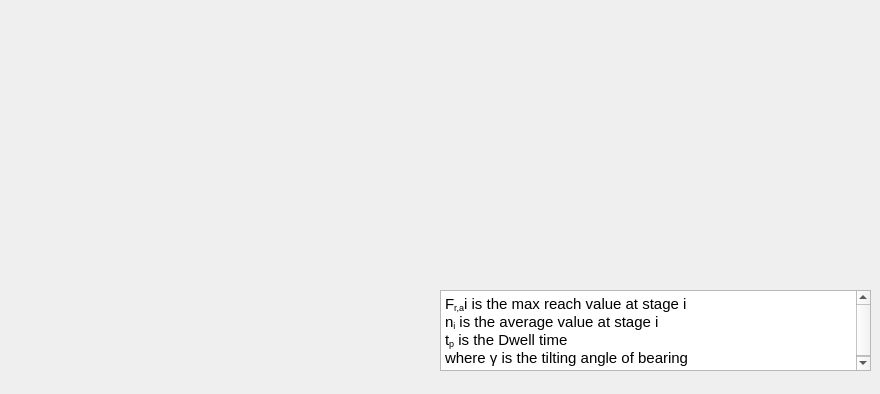
<?xml version="1.0" encoding="UTF-8"?>
<ui version="4.0">
 <class>Dialog</class>
 <widget class="QDialog" name="Dialog">
  <property name="geometry">
   <rect>
    <x>0</x>
    <y>0</y>
    <width>880</width>
    <height>394</height>
   </rect>
  </property>
  <property name="windowTitle">
   <string>Dialog</string>
  </property>
  <widget class="QLabel" name="label">
   <property name="geometry">
    <rect>
     <x>10</x>
     <y>10</y>
     <width>421</width>
     <height>361</height>
    </rect>
   </property>
   <property name="text">
    <string/>
   </property>
   <property name="pixmap">
    <pixmap resource="../resources/pic.qrc">:/pictures/pictures/forces.png</pixmap>
   </property>
   <property name="scaledContents">
    <bool>true</bool>
   </property>
  </widget>
  <widget class="QLabel" name="label_2">
   <property name="geometry">
    <rect>
     <x>430</x>
     <y>10</y>
     <width>451</width>
     <height>281</height>
    </rect>
   </property>
   <property name="text">
    <string/>
   </property>
   <property name="pixmap">
    <pixmap resource="../resources/pic.qrc">:/pictures/pictures/force_diagram.png</pixmap>
   </property>
   <property name="scaledContents">
    <bool>true</bool>
   </property>
  </widget>
  <widget class="QTextBrowser" name="textBrowser">
   <property name="geometry">
    <rect>
     <x>440</x>
     <y>290</y>
     <width>431</width>
     <height>81</height>
    </rect>
   </property>
   <property name="html">
    <string>&lt;!DOCTYPE HTML PUBLIC &quot;-//W3C//DTD HTML 4.0//EN&quot; &quot;http://www.w3.org/TR/REC-html40/strict.dtd&quot;&gt;
&lt;html&gt;&lt;head&gt;&lt;meta name=&quot;qrichtext&quot; content=&quot;1&quot; /&gt;&lt;style type=&quot;text/css&quot;&gt;
p, li { white-space: pre-wrap; }
&lt;/style&gt;&lt;/head&gt;&lt;body style=&quot; font-family:'Ubuntu Sans'; font-size:11pt; font-weight:400; font-style:normal;&quot;&gt;
&lt;p style=&quot; margin-top:0px; margin-bottom:0px; margin-left:0px; margin-right:0px; -qt-block-indent:0; text-indent:0px;&quot;&gt;F&lt;span style=&quot; vertical-align:sub;&quot;&gt;r,a&lt;/span&gt;i is the max reach value at stage i&lt;/p&gt;
&lt;p style=&quot; margin-top:0px; margin-bottom:0px; margin-left:0px; margin-right:0px; -qt-block-indent:0; text-indent:0px;&quot;&gt;n&lt;span style=&quot; vertical-align:sub;&quot;&gt;i&lt;/span&gt; is the average value at stage i&lt;/p&gt;
&lt;p style=&quot; margin-top:0px; margin-bottom:0px; margin-left:0px; margin-right:0px; -qt-block-indent:0; text-indent:0px;&quot;&gt;t&lt;span style=&quot; vertical-align:sub;&quot;&gt;p&lt;/span&gt; is the Dwell time&lt;/p&gt;
&lt;p style=&quot; margin-top:0px; margin-bottom:0px; margin-left:0px; margin-right:0px; -qt-block-indent:0; text-indent:0px;&quot;&gt;where γ is the tilting angle of bearing&lt;/p&gt;&lt;/body&gt;&lt;/html&gt;</string>
   </property>
  </widget>
 </widget>
 <resources>
  <include location="../resources/pic.qrc"/>
 </resources>
 <connections/>
</ui>
